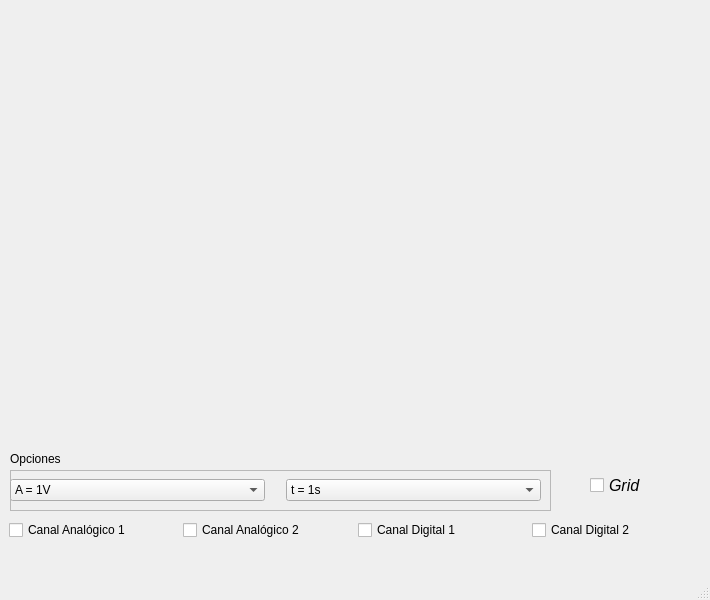
<?xml version="1.0" encoding="UTF-8"?>
<ui version="4.0">
 <class>MainWindow</class>
 <widget class="QMainWindow" name="MainWindow">
  <property name="geometry">
   <rect>
    <x>0</x>
    <y>0</y>
    <width>710</width>
    <height>600</height>
   </rect>
  </property>
  <property name="windowTitle">
   <string>Digital Oscilloscope</string>
  </property>
  <widget class="QWidget" name="centralwidget">
   <widget class="QCheckBox" name="gCheck">
    <property name="geometry">
     <rect>
      <x>590</x>
      <y>460</y>
      <width>81</width>
      <height>50</height>
     </rect>
    </property>
    <property name="font">
     <font>
      <pointsize>12</pointsize>
      <italic>true</italic>
     </font>
    </property>
    <property name="text">
     <string>Grid</string>
    </property>
   </widget>
   <widget class="Canvas" name="canvas" native="true">
    <property name="geometry">
     <rect>
      <x>19</x>
      <y>79</y>
      <width>671</width>
      <height>361</height>
     </rect>
    </property>
   </widget>
   <widget class="QWidget" name="horizontalLayoutWidget">
    <property name="geometry">
     <rect>
      <x>19</x>
      <y>0</y>
      <width>671</width>
      <height>80</height>
     </rect>
    </property>
    <layout class="QHBoxLayout" name="hlayout">
     <item>
      <widget class="QWidget" name="navigation" native="true"/>
     </item>
    </layout>
   </widget>
   <widget class="QLabel" name="label">
    <property name="geometry">
     <rect>
      <x>10</x>
      <y>450</y>
      <width>101</width>
      <height>17</height>
     </rect>
    </property>
    <property name="text">
     <string>Opciones</string>
    </property>
   </widget>
   <widget class="QFrame" name="frame">
    <property name="geometry">
     <rect>
      <x>10</x>
      <y>470</y>
      <width>541</width>
      <height>41</height>
     </rect>
    </property>
    <property name="frameShape">
     <enum>QFrame::StyledPanel</enum>
    </property>
    <property name="frameShadow">
     <enum>QFrame::Raised</enum>
    </property>
    <widget class="QWidget" name="horizontalLayoutWidget_2">
     <property name="geometry">
      <rect>
       <x>0</x>
       <y>0</y>
       <width>531</width>
       <height>41</height>
      </rect>
     </property>
     <layout class="QHBoxLayout" name="horizontalLayout">
      <property name="spacing">
       <number>21</number>
      </property>
      <item>
       <widget class="QComboBox" name="aBox">
        <item>
         <property name="text">
          <string>A = 1V</string>
         </property>
        </item>
        <item>
         <property name="text">
          <string>A = 100mV</string>
         </property>
        </item>
        <item>
         <property name="text">
          <string>A = 10mV</string>
         </property>
        </item>
       </widget>
      </item>
      <item>
       <widget class="QComboBox" name="tBox">
        <item>
         <property name="text">
          <string>t = 1s</string>
         </property>
        </item>
        <item>
         <property name="text">
          <string>t = 100ms</string>
         </property>
        </item>
        <item>
         <property name="text">
          <string>t = 10ms</string>
         </property>
        </item>
       </widget>
      </item>
     </layout>
    </widget>
   </widget>
   <widget class="QWidget" name="horizontalLayoutWidget_3">
    <property name="geometry">
     <rect>
      <x>9</x>
      <y>510</y>
      <width>691</width>
      <height>41</height>
     </rect>
    </property>
    <layout class="QHBoxLayout" name="horizontalLayout_2">
     <item>
      <widget class="QCheckBox" name="chd1Box">
       <property name="text">
        <string>Canal Analógico 1</string>
       </property>
      </widget>
     </item>
     <item>
      <widget class="QCheckBox" name="cha2Box">
       <property name="text">
        <string>Canal Analógico 2</string>
       </property>
      </widget>
     </item>
     <item>
      <widget class="QCheckBox" name="chd2Box">
       <property name="text">
        <string>Canal Digital 1</string>
       </property>
      </widget>
     </item>
     <item>
      <widget class="QCheckBox" name="cha1Box">
       <property name="text">
        <string>Canal Digital 2</string>
       </property>
      </widget>
     </item>
    </layout>
   </widget>
  </widget>
  <widget class="QMenuBar" name="menubar">
   <property name="enabled">
    <bool>false</bool>
   </property>
   <property name="geometry">
    <rect>
     <x>0</x>
     <y>0</y>
     <width>710</width>
     <height>25</height>
    </rect>
   </property>
  </widget>
  <widget class="QStatusBar" name="statusbar"/>
 </widget>
 <customwidgets>
  <customwidget>
   <class>Canvas</class>
   <extends>QWidget</extends>
   <header>canvas.h</header>
   <container>1</container>
  </customwidget>
 </customwidgets>
 <resources/>
 <connections/>
</ui>
